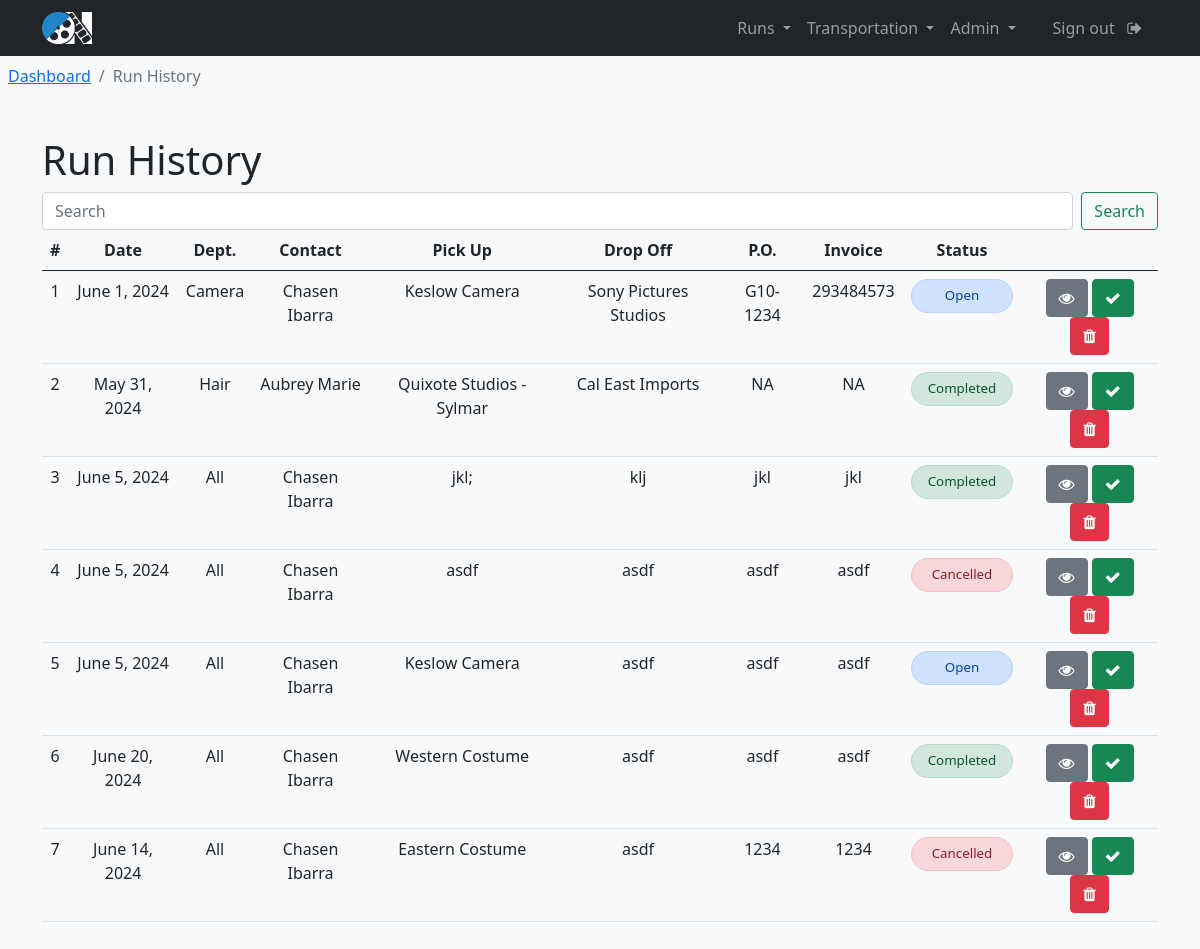
Page /run_history (signed in) on the committed database.
### transportation/models.py (models this page shows, shortened)
class RunRequest(models.Model):
    production_title = models.CharField(max_length=150, null=True)
    create_date = models.DateField(auto_now_add=True)
    requester_name = models.CharField(max_length=100)
    requester_phone = models.CharField(max_length=15)
    requester_email = models.CharField(max_length=255)
    requester_department = models.CharField(max_length=100)
    run_date = models.DateField()
    ready_time = models.TimeField(null=True, blank=True)
    need_by_this_time = models.TimeField(null=True, blank=True)
    pickup_name = models.CharField(max_length=100)
    pickup_phone = models.CharField(max_length=15, null=True, blank=True)
    pickup_address_1 = models.CharField(max_length=100)
    pickup_address_2 = models.CharField(max_length=100, null=True, blank=True)
    pickup_city = models.CharField(max_length=100)
    pickup_state = models.CharField(max_length=2)
    pickup_zip = models.CharField(max_length=10)
    dropoff_name = models.CharField(max_length=100)
    dropoff_phone = models.CharField(max_length=15, blank=True)
    dropoff_address_1 = models.CharField(max_length=100)
    dropoff_address_2 = models.CharField(max_length=100, null=True, blank=True)
    dropoff_city = models.CharField(max_length=100)
    dropoff_state = models.CharField(max_length=2)
    dropoff_zip = models.CharField(max_length=10)
    purchase_order = models.CharField(max_length=20, null=True, blank=True)
    vendor_invoice  = models.CharField(max_length=20, null=True, blank=True)
    run_status = models.CharField(max_length=20, null=True, blank=True)
    truck_size = models.CharField(max_length=50, null=True, blank=True)
    run_details = models.TextField(max_length=500)
    assigned_driver = models.CharField(max_length=100, null=True, blank=True)

### interface/views.py (the view)
# urls.py: path('run_history', views.run_history, name="run_history"),
@login_required(login_url='login')
def run_history(request):
    runs = RunRequest.objects.all()
    context = {
        'runs': runs
    }
    return render(request, 'interface/run_history.html', context=context)

### interface/templates/interface/run_history.html (shortened to what this page needs)
{% extends 'interface/layout.html' %}
{% load crispy_forms_tags %}
{% block content %}
    <nav class="p-2" aria-label="breadcrumb">
        <ol class="breadcrumb">
            <li class="breadcrumb-item"><a href="{% url 'dashboard' %}">Dashboard</a></li>
            <li class="breadcrumb-item active" aria-current="page">Run History</li>
        </ol>
    </nav>
    <main>
        <br>
        <div class="container">
            <h1>Run History</h1>
        </div>
        <div class="container">
            <form id="runSearch" class="d-flex" role="search">
                <input id="searchInput" class="form-control me-2" type="search" placeholder="Search" aria-label="Search">
                <button class="btn btn-outline-success" type="submit">Search</button>
            </form>
            <table class="table" id="runHistory">
                <thead>
                    <tr>
                        <th scope="col">#</th>
                        <th scope="col" class="hidden-column">Date</th>
                        <th scope="col">Dept.</th>
                        <th scope="col" class="hidden-column medium-hidden-column">Contact</th>
                        <th scope="col" class="hidden-column">Pick Up</th>
                        <th scope="col" class="hidden-column">Drop Off</th>
                        <th scope="col" class="hidden-column">P.O.</th>
                        <th scope="col" class="hidden-column medium-hidden-column">Invoice</th>
                        <th scope="col">Status</th>
                        <th scope="col"></th>
                    </tr>
                </thead>
                <tbody>
                    {% for run in runs %}
                        <tr>
                            <td scope="row" style="width: 20px;">{{ run.id }}</td>
                            <td scope="row" class="hidden-column">{{ run.run_date }}</td>
                            <td scope="row">{{ run.requester_department }}</td>
                            <td scope="row" class="hidden-column medium-hidden-column">{{ run.requester_name }}</td>
                            <td scope="row" class="hidden-column">{{ run.pickup_name }}</td>
                            <td scope="row" class="hidden-column">{{ run.dropoff_name }}</td>
                            <td scope="row" class="hidden-column">{{ run.purchase_order }}</td>
                            <td scope="row" class="hidden-column medium-hidden-column">{{ run.vendor_invoice }}</td>
                            <td scope="row">
                                {% if run.run_status == "Completed" %}
                                    <div class="alert alert-success run-status" role="alert">
                                        {{ run.run_status }}
                                    </div>
                                {% elif run.run_status == "Open" %}
                                    <div class="alert alert-primary run-status" role="alert">
                                        {{ run.run_status }}
                                    </div>
                                {% elif run.run_status == "In Progress" %}
                                    <div class="alert alert-warning run-status" role="alert">
                                        {{ run.run_status }}
                                    </div>
                                {% elif run.run_status == "Cancelled" %}
                                    <div class="alert alert-danger run-status" role="alert">
                                        {{ run.run_status }}
                                    </div>
                                {% endif %}
                            </td>
                            <td>
                                <a class="btn btn-secondary" href="{% url 'view_run' run.id %}" title="view_run"><i class="fa fa-eye"></i></a>
                                <a class="btn btn-success" href="{% url 'complete_run' run.id %}" title="complete_run"><i class="fa fa-check"></i></a>
                                <a class="btn btn-danger" href="{% url 'cancel_run' run.id %}" title="cancel_run"><i class="fa fa-trash"></i></a>
                            </td>
                        </tr>
                    {% endfor %}
                </tbody>
            </table>
        </div>
        <br>
    </main>
{% endblock %}

### static/css/style.css (style rules this page uses)
td, th { text-align: center; }
.run-status { border-radius: 50px; font-size: smaller; size: 40%; height: 20px; display: flex; align-items: center; justify-content: center; }

### rows in the picture
RunRequest: id "1", run_date "June 1, 2024", requester_department "Camera", requester_name "Chasen Ibarra", pickup_name "Keslow Camera", dropoff_name "Sony Pictures Studios", purchase_order "G10-1234", vendor_invoice "293484573", run_status "Open"
RunRequest: id "2", run_date "May 31, 2024", requester_department "Hair", requester_name "Aubrey Marie", pickup_name "Quixote Studios - Sylmar", dropoff_name "Cal East Imports", purchase_order "NA", vendor_invoice "NA", run_status "Completed"
RunRequest: id "3", run_date "June 5, 2024", requester_department "All", requester_name "Chasen Ibarra", pickup_name "jkl;", dropoff_name "klj", purchase_order "jkl", vendor_invoice "jkl", run_status "Completed"
RunRequest: id "4", run_date "June 5, 2024", requester_department "All", requester_name "Chasen Ibarra", pickup_name "asdf", dropoff_name "asdf", purchase_order "asdf", vendor_invoice "asdf", run_status "Cancelled"
RunRequest: id "5", run_date "June 5, 2024", requester_department "All", requester_name "Chasen Ibarra", pickup_name "Keslow Camera", dropoff_name "asdf", purchase_order "asdf", vendor_invoice "asdf", run_status "Open"
RunRequest: id "6", run_date "June 20, 2024", requester_department "All", requester_name "Chasen Ibarra", pickup_name "Western Costume", dropoff_name "asdf", purchase_order "asdf", vendor_invoice "asdf", run_status "Completed"
RunRequest: id "7", run_date "June 14, 2024", requester_department "All", requester_name "Chasen Ibarra", pickup_name "Eastern Costume", dropoff_name "asdf", purchase_order "1234", vendor_invoice "1234", run_status "Cancelled"
